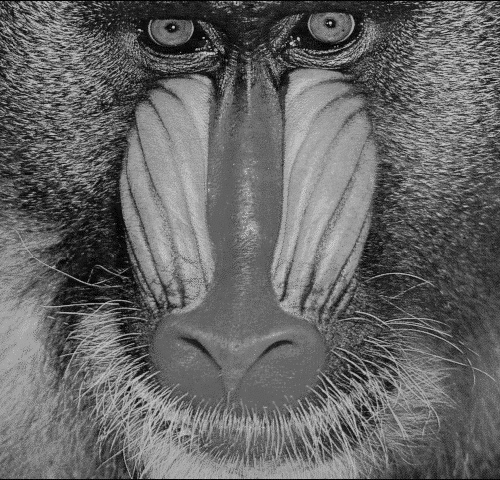
%> input picture Experiment with Natural Images/grayMandrill.png, 500 x 480 px
$ octave main_naturalImage_demo_randomLoc.m   (GNU Octave 9; MATLAB toolbox functions it lacks are replaced by stand-ins)
%> lines starting %> are read from the running program, lines starting %| are printed output that depends on the picture; in (x1, y1, x2, y2) boxes, pixels count from 0 and x2, y2 are one past the last pixel; in counts of white or black regions, pixels touching at a corner belong together; the program's own positions count from 1
### Experiment with Natural Images/buildMeasurementMatrix.m
function  [A, At, y] =  buildMeasurementMatrix(xt,Image_Support,MaskPatterns,Measurement_Type,M,Random_Seed)

Image_Dim = size(xt);

%% Make linear operators that act on a vectorized image

switch Measurement_Type
    case  'fourier'
        A = @(x) fourierMeasurementOperator(x, Image_Support,Image_Dim,M);
        At = @(y) fourierTransposeOperator(y, Image_Support, Image_Dim,M);

    case 'maskFourier'
        A = @(x) codedFourierMeasurementOperator(x, Image_Support,MaskPatterns,Image_Dim,M);
        At = @(y) codedFourierTransposeOperator(y, Image_Support,MaskPatterns, Image_Dim,M);

    case 'Gaussian-Complex'
        rng(Random_Seed)
        A_matrix  = randn(M, length(xt(:)))+1i*randn(M,length(xt(:)));

        A = @(x) A_matrix*x;
        At = @(y) A_matrix'*y;

    case 'Gaussian-Real'
        rng(Random_Seed)
        A_matrix  = randn(M,length(xt(:)));
        % [4 lines of commented-out code are left out]

        A = @(x) A_matrix*x;
        At = @(y) A_matrix'*y;
    case  'DCT'
        A = @(x) DCTMeasurementOperator(x, Image_Support,Image_Dim,M);
        At = @(y) DCTTransposeOperator(y, Image_Support, Image_Dim,M);
end

y = A(xt(:));

end

% 'fourier'
function y = fourierMeasurementOperator(x, support,dims,m)

x = reshape(x, dims);   % image comes in as a vector.  Reshape to rectangle
% Compute measurements
y = fft2(support.*x,sqrt(m/prod(dims))*dims(1),sqrt(m/prod(dims))*dims(2));
y = y(:);
end

% [9 lines left out: function fourierTransposeOperator, not called in this run]


% 'maskFourier'
% [23 lines left out: functions codedFourierMeasurementOperator, codedFourierTransposeOperator, not called in this run]


% 'DCT'
% [18 lines left out: functions DCTMeasurementOperator, DCTTransposeOperator, not called in this run]

### Experiment with Natural Images/main_naturalImage_demo_randomLoc.m
clc
close all
clear variables

%% Signal
image_name = {'grayMandrill.png'};
for im = 1: length(image_name)
    im,
    objects = double((imread(image_name{im})));
%> objects: size 480x500 double; min 0, max 202, mean 102.5; mean of the top-left, top-right, bottom-left and bottom-right quarters 94.9, 106.9, 110.3, 97.9
    objects = round((objects - min(objects(:)))/max(objects(:)));
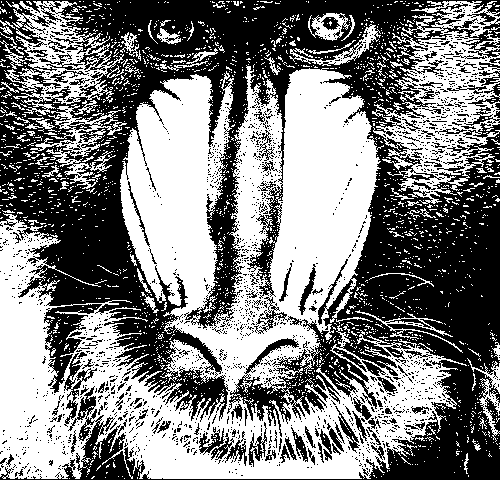
%> objects: size 480x500 double; values 0 (black) and 1 (white), 50.3% white; 1870 black regions (1749 under 20 px), largest, box (x1, y1, x2, y2) and area: (0, 0, 500, 480) 106038, (64, 353, 97, 427) 553, (199, 427, 234, 460) 464
    objects = imresize(objects,[100,100]);
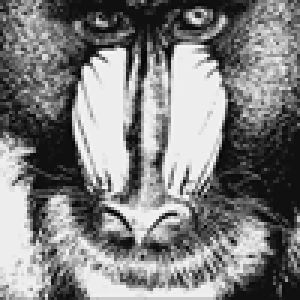
%> objects: size 100x100 double (shown 3 times larger); min -0.0769, max 1.08, mean 0.503; drawn with min black and max white
    xt = objects;

    Image_Ro = size(xt,1);
%> Image_Ro = 100
    Image_Co = size(xt,2);
%> Image_Co = 100
    Image_Size = size(xt);
%> Image_Size = [100 100]

    %% Phase Retrieval
    Measurement_Type = 'fourier';            % 'maskFourier', 'Gaussian-Complex', 'fourier','DCT'
    n = numel(xt);                           % Total number of samples in the original signal
%> n = 10000
    m = 4*n;
%> m = 40000
    MaskPatterns = ones(size(xt));
    Image_Support = ones(size(xt));

    Random_Seed = 1;
    [A, At, y] = buildMeasurementMatrix(xt,Image_Support,MaskPatterns,Measurement_Type,m,Random_Seed);
    b = abs(y);
    opts.xt = xt;

    % Constraint
    opts.positivity = 1;
    opts.support = 0;
    opts.knownReference = 1;
    opts.Iters = 500;
    opts.objects_support = Image_Support;
    opts.StepSize = 5e-5;
    opts.lambda = 5000;

    known_percent = [40 35 30 25 20 15 10 5 1];
    rng(0)
    rand_idx_all = randperm(n,(known_percent(1)/100)*n);
    previous_idx = rand_idx_all;

    center = 100/2;
    for k = 1:length(known_percent)
         k
        tic
        num_points = round((known_percent(k)/100)*n);
        temp_idx = randperm(length(previous_idx),num_points);
        current_idx = previous_idx(temp_idx);

        opts.knownReference_support = zeros(size(xt));
        opts.knownReference_support(current_idx) = 1;
        opts.knownReference_values = xt(opts.knownReference_support == 1);

        x0 = zeros(size(xt));
%       x0 (opts.knownReference_support == 1)= xt(opts.knownReference_support == 1);
        x_est(im,1,:) = xt(:);
%> (the run ends here)
